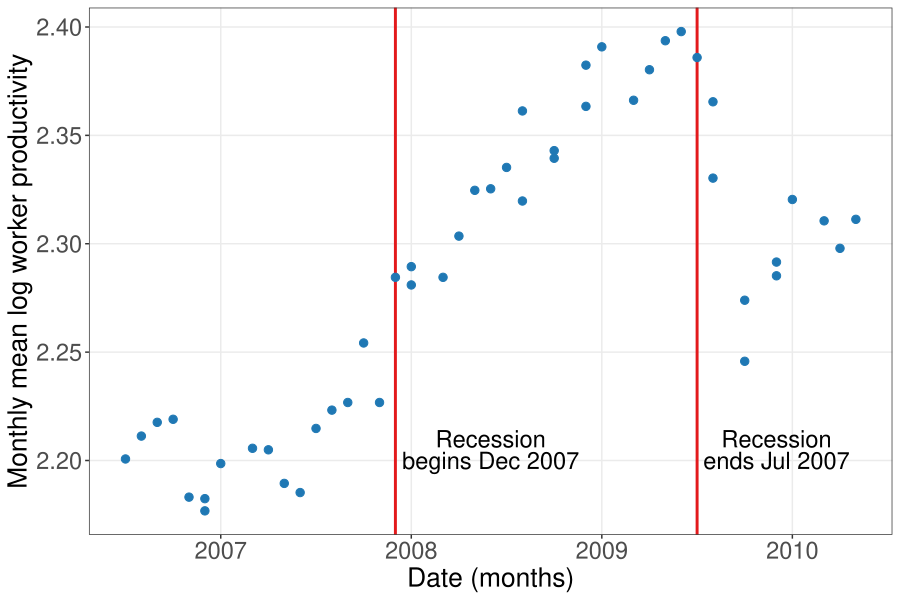

Source code (R):
#' Graph Designer: Scott Cohn
#' Authors: Bowles and Halliday
#' Title: Coordination, Conflict and Competition: A Text in Microeconomics
#' https://www.journals.uchicago.edu/doi/10.1086/682406
#' Lezear Shaw Stanton

library("tidyverse")
library("ggplot2")
library("scales")
library("zoo")

lazear_shaw_stanton <- read_csv("Downloads/lazear_shaw_stanton.csv", col_names = FALSE)

lss <- lazear_shaw_stanton %>% rename(
  date = X1,
  log_OPH = X2
)

lss$date <- as.yearmon(lss$date, "%Y-%m")

COL <- c("#1F78B4","#E31A1C")

lss %>% ggplot() + 
  geom_vline(xintercept = as.numeric(as.yearmon("2009-07")), color = COL[2], lwd = 1) +
  geom_vline(xintercept = as.numeric(as.yearmon("2007-12")), color = COL[2], lwd = 1) +
  geom_point(aes(x = date, y = log_OPH), color = COL[1], cex = 2.5) +
  annotate("text", x = as.numeric(as.yearmon("2008-06")), y = 2.21, label = "Recession", size = 6) +
  annotate("text", x = as.numeric(as.yearmon("2008-06")), y = 2.2, label = "begins Dec 2007", size = 6) + 
  annotate("text", x = as.numeric(as.yearmon("2009-12")), y = 2.21, label = "Recession", size = 6) +
  annotate("text", x = as.numeric(as.yearmon("2009-12")), y = 2.2, label = "ends Jul 2007", size = 6) + 
  labs(x = "Date (months)", y = "Monthly mean log worker productivity") +
  theme_bw() +
  theme(panel.grid.minor = element_blank(),
        axis.text.x = element_text(size = 17),
        axis.text.y = element_text(size = 17),  
        axis.title.x = element_text(size = 19),
        axis.title.y = element_text(size = 19))

ggsave("employment/lazear_shaw_stanton.pdf", width = 9, height = 6, units = "in")
